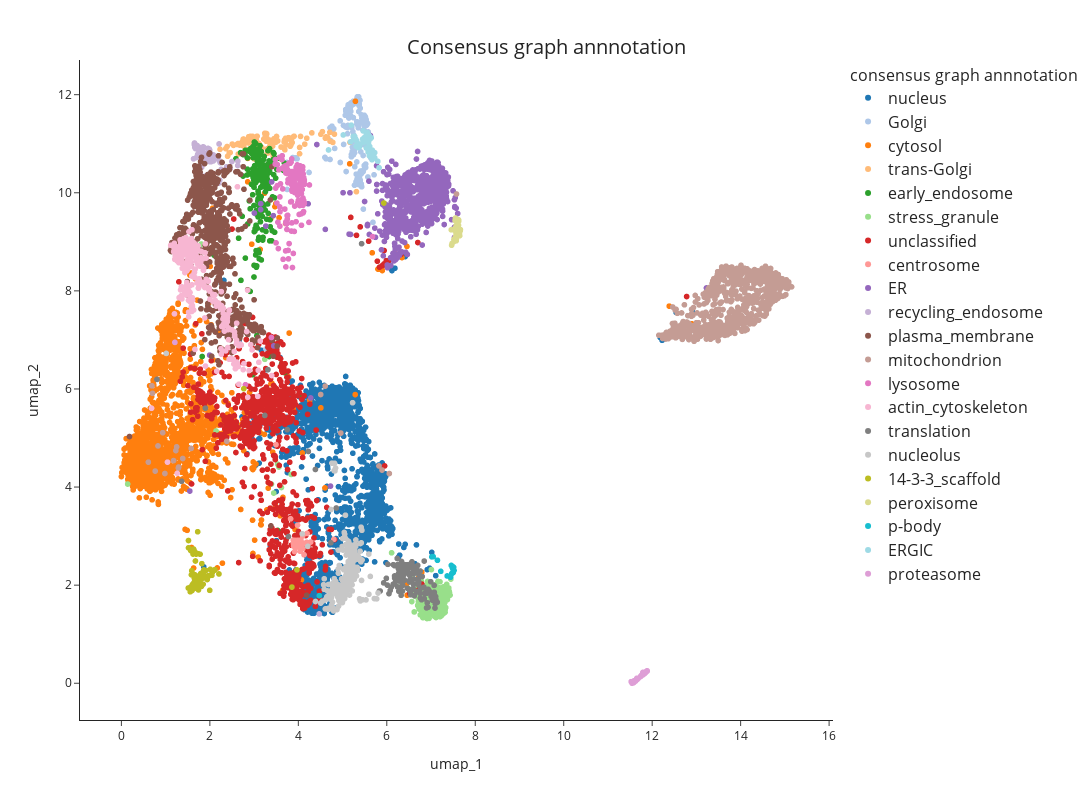

Notebook code cell kept with this figure:
### Code cell
# plot side-by-side
fig1 = px.scatter(
            umap_table,
            x="umap_1",
            y="umap_2",
            hover_name='Gene_name_canonical',
            color="consensus_graph_annnotation",
            #color_continuous_scale=px.colors.cyclical.mygbm[: -1], # small palette (Kibeom)
            #color_discrete_sequence=px.colors.qualitative.Dark24, # Duo: expand the color palette # for more options, see https://plotly.com/python/discrete-color/
            color_discrete_map = color_mapping_Oct25, # Duo: expand the color palette # for more options, see https://plotly.com/python/discrete-color/
            hover_data=None,
            template='simple_white')
fig1.update_traces(marker=dict(size=6))
fig1.update(layout_coloraxis_showscale=False)
fig1.update_layout(width=1200, height=800)
fig1.update_layout(title_text=f"Consensus graph annnotation", title_x=0.5, title_y=0.95, title_font_size=20)
fig1.update_legends(title_text='consensus graph annnotation', title_font_size=16, font_size=16 )

pio.write_html(fig1, file=plot_dir / f"{timestamp}_UMAP_consensus_graph_annnotation.html", auto_open=False)

fig1

### Figure 1 — Plotly figure (JSON) as saved in the notebook; plotly's stock layout.template omitted (floating-point values rounded to 4 significant figures; data arrays with more than 128 entries replaced by an {"elided": "..."} marker saying what was removed)
{"data": [{"hovertemplate": "<b>%{hovertext}</b><br><br>consensus_graph_annnotation=nucleus<br>umap_1=%{x}<br>umap_2=%{y}<extra></extra>", "hovertext": {"elided": "1537 str values"}, "legendgroup": "nucleus", "marker": {"color": "#1f77b4", "size": 6, "symbol": "circle"}, "mode": "markers", "name": "nucleus", "showlegend": true, "type": "scattergl", "x": {"elided": "1537 float values"}, "xaxis": "x", "y": {"elided": "1537 float values"}, "yaxis": "y"}, {"hovertemplate": "<b>%{hovertext}</b><br><br>consensus_graph_annnotation=Golgi<br>umap_1=%{x}<br>umap_2=%{y}<extra></extra>", "hovertext": {"elided": "193 str values"}, "legendgroup": "Golgi", "marker": {"color": "#aec7e8", "size": 6, "symbol": "circle"}, "mode": "markers", "name": "Golgi", "showlegend": true, "type": "scattergl", "x": {"elided": "193 float values"}, "xaxis": "x", "y": {"elided": "193 float values"}, "yaxis": "y"}, {"hovertemplate": "<b>%{hovertext}</b><br><br>consensus_graph_annnotation=cytosol<br>umap_1=%{x}<br>umap_2=%{y}<extra></extra>", "hovertext": {"elided": "1836 str values"}, "legendgroup": "cytosol", "marker": {"color": "#ff7f0e", "size": 6, "symbol": "circle"}, "mode": "markers", "name": "cytosol", "showlegend": true, "type": "scattergl", "x": {"elided": "1836 float values"}, "xaxis": "x", "y": {"elided": "1836 float values"}, "yaxis": "y"}, {"hovertemplate": "<b>%{hovertext}</b><br><br>consensus_graph_annnotation=trans-Golgi<br>umap_1=%{x}<br>umap_2=%{y}<extra></extra>", "hovertext": ["TM9SF2", "TBC1D5", "ACBD3", "ATG9A", "WDFY1", "SPG21", "ANGEL1", "SYNGR2", "TRAPPC8", "SPRYD7", "SNAP47", "ARFIP2", "TRAPPC2L", "SLC12A7", "DTNBP1", "OSBPL11", "SH3GLB1", "PSEN2", "SLC20A2", "LRBA", "TGOLN2", "MFSD4B", "SLC9A6", "TMEM63A", "TRAPPC13", "TMEM87A", "SV2A", "YIPF6", "SORT1", "KIAA0319L", "SYAP1", "SNX8", "GOLM1", "TRAPPC11", "SLC12A4", "KCT2", "LMBRD2", "ARFIP1", "SYNGR1", "ATP7B", "TVP23C", "MDK", "STX16", "C17orf75", "RAB29", "SPRY1", "TRAPPC3", "STX6", "ATP9B", "STX10", "DNAJC13", "VAMP4", "CPD", "SNX4", "TRAPPC2", "M6PR", "OSBP", "CLCN3", "CLCN5", "EFNA5", "ATP7A", "MTMR9", "ATP8A1", "SNX30", "FAM219B", "LRIG1", "AP1AR", "FAM91A1", "NAPG", "PLEKHH3", "TRAPPC6B", "TPRA1", "RAB43", "TRAPPC5", "FAM219A", "FAM177A1", "ARFGAP1", "DAGLB", "PI4K2B", "BLOC1S5", "RAB2B", "TRAPPC12", "GLG1", "TMEM230", "VTI1A", "RAB39B", "ANKRD27", "STX16", "TRAPPC9", "OSBPL9", "SLC35A5", "OSBPL10", "TMEM59", "WDR11", "PRKD2", "RAB33B", "CYSTM1", "HINT3", "RAB6B", "NDFIP2", "SNX7", "MTMR6", "TRAPPC4", "ATP6V0A2", "YIPF1", "TRAPPC1"], "legendgroup": "trans-Golgi", "marker": {"color": "#ffbb78", "size": 6, "symbol": "circle"}, "mode": "markers", "name": "trans-Golgi", "showlegend": true, "type": "scattergl", "x": [4.509, 3.35, 4.816, 2.934, 2.8, 3.105, 4.145, 2.641, 3.241, 3.679, 3.177, 4.626, 3.068, 2.401, 3.431, 3.874, 3.295, 3.696, 2.23, 2.389, 3.776, 2.92, 2.731, 2.671, 3.285, 3.904, 2.762, 3.428, 2.359, 3.777, 4.718, 2.89, 4.306, 3.279, 2.637, 4.05, 2.878, 3.451, 3.002, 3.218, 2.996, 2.459, 2.86, 3.354, 4.779, 2.534, 2.768, 2.783, 3.044, 2.926, 2.752, 3.494, 3.749, 2.868, 2.827, 2.946, 4.712, 2.97, 3.044, 2.997, 2.805, 3.435, 2.932, 2.966, 3.123, 3.61, 2.918, 3.362, 3.535, 2.438, 2.611, 2.727, 3.835, 2.724, 3.507, 4.612, 5.167, 3.274, 3.496, 3.419, 3.861, 3.253, 4.545, 3.688, 3.02, 3.324, 2.969, 5.313, 2.506, 3.712, 4.19, 3.854, 4.029, 3.319, 3.352, 4.661, 3.032, 4.028, 3.723, 3.817, 3.295, 3.372, 2.887, 3.711, 3.295, 2.904], "xaxis": "x", "y": [11.19, 10.89, 11.2, 11.11, 11.06, 11.01, 10.99, 10.79, 11.21, 11.04, 10.92, 11.14, 11.15, 10.75, 10.74, 11.13, 10.81, 10.88, 10.89, 10.94, 11.1, 11.15, 11.04, 10.97, 11.2, 11.15, 11.1, 11.03, 10.9, 11.12, 11.05, 11.06, 11.22, 11.21, 11.0, 11.15, 11.14, 11.1, 10.69, 11.09, 11.09, 10.82, 11.05, 11.07, 11.03, 10.97, 10.95, 11.07, 11.07, 11.11, 11.09, 11.03, 11.1, 11.02, 10.88, 11.11, 11.23, 11.15, 11.09, 11.1, 11.04, 11.04, 11.12, 11.12, 10.99, 10.93, 11.13, 10.97, 11.06, 10.81, 10.99, 10.81, 10.98, 10.97, 11.15, 11.11, 11.03, 11.05, 11.05, 10.95, 11.02, 11.16, 11.25, 11.08, 11.08, 10.82, 11.13, 10.02, 10.99, 11.11, 11.11, 11.03, 10.92, 11.07, 10.94, 11.13, 10.94, 10.8, 10.98, 10.95, 10.89, 10.97, 11.02, 11.04, 11.11, 11.02], "yaxis": "y"}, {"hovertemplate": "<b>%{hovertext}</b><br><br>consensus_graph_annnotation=early_endosome<br>umap_1=%{x}<br>umap_2=%{y}<extra></extra>", "hovertext": {"elided": "223 str values"}, "legendgroup": "early_endosome", "marker": {"color": "#2ca02c", "size": 6, "symbol": "circle"}, "mode": "markers", "name": "early_endosome", "showlegend": true, "type": "scattergl", "x": {"elided": "223 float values"}, "xaxis": "x", "y": {"elided": "223 float values"}, "yaxis": "y"}, {"hovertemplate": "<b>%{hovertext}</b><br><br>consensus_graph_annnotation=stress_granule<br>umap_1=%{x}<br>umap_2=%{y}<extra></extra>", "hovertext": {"elided": "242 str values"}, "legendgroup": "stress_granule", "marker": {"color": "#98df8a", "size": 6, "symbol": "circle"}, "mode": "markers", "name": "stress_granule", "showlegend": true, "type": "scattergl", "x": {"elided": "242 float values"}, "xaxis": "x", "y": {"elided": "242 float values"}, "yaxis": "y"}, {"hovertemplate": "<b>%{hovertext}</b><br><br>consensus_graph_annnotation=unclassified<br>umap_1=%{x}<br>umap_2=%{y}<extra></extra>", "hovertext": {"elided": "874 str values"}, "legendgroup": "unclassified", "marker": {"color": "#d62728", "size": 6, "symbol": "circle"}, "mode": "markers", "name": "unclassified", "showlegend": true, "type": "scattergl", "x": {"elided": "874 float values"}, "xaxis": "x", "y": {"elided": "874 float values"}, "yaxis": "y"}, {"hovertemplate": "<b>%{hovertext}</b><br><br>consensus_graph_annnotation=centrosome<br>umap_1=%{x}<br>umap_2=%{y}<extra></extra>", "hovertext": ["CCP110", "CEP72", "CEP57", "MED4", "ALMS1", "WRAP73", "RNF213", "MPHOSPH9", "CDK5RAP2", "CEP78", "CSPP1", "CEP290", "CEP350", "OFD1", "BBS4", "CEP131", "PCM1", "PCM1", "CCDC14", "CETN3", "CEP152", "PCNT", "CEP43", "CSNK1D", "KIF7", "C2CD3", "ODF2", "CROCC", "CEP350", "CEP135", "TPGS1", "CEP128", "CEP68", "MIB1", "CEP97", "SPICE1", "CNTROB", "NIN", "CEP120", "CEP192", "PIBF1", "TBC1D31", "CCDC138", "CEP63", "AKAP9", "CCDC77", "CEP250", "CEP41", "SSX2IP", "CCDC61"], "legendgroup": "centrosome", "marker": {"color": "#ff9896", "size": 6, "symbol": "circle"}, "mode": "markers", "name": "centrosome", "showlegend": true, "type": "scattergl", "x": [3.893, 3.925, 4.129, 4.032, 4.102, 3.931, 3.888, 4.098, 3.898, 3.825, 3.891, 3.944, 3.495, 3.922, 3.898, 3.973, 3.927, 3.993, 3.92, 4.804, 4.19, 3.966, 3.92, 3.962, 3.907, 4.197, 3.908, 4.09, 3.917, 3.93, 3.982, 3.946, 3.961, 3.984, 3.915, 4.041, 3.993, 4.058, 3.947, 4.146, 3.915, 3.898, 3.958, 4.28, 3.937, 4.059, 3.941, 3.989, 3.92, 3.93], "xaxis": "x", "y": [2.795, 2.861, 2.62, 2.915, 2.744, 2.841, 2.917, 3.002, 2.844, 3.353, 2.847, 2.887, 4.866, 2.832, 2.837, 2.883, 2.911, 2.843, 2.808, 2.935, 2.873, 2.841, 2.819, 2.876, 2.85, 3.054, 2.843, 2.827, 2.817, 2.823, 3.224, 2.861, 2.779, 2.915, 2.684, 2.691, 2.796, 2.759, 2.77, 2.853, 2.854, 2.839, 2.865, 2.878, 2.8, 2.915, 2.784, 2.866, 2.902, 2.874], "yaxis": "y"}, {"hovertemplate": "<b>%{hovertext}</b><br><br>consensus_graph_annnotation=ER<br>umap_1=%{x}<br>umap_2=%{y}<extra></extra>", "hovertext": {"elided": "750 str values"}, "legendgroup": "ER", "marker": {"color": "#9467bd", "size": 6, "symbol": "circle"}, "mode": "markers", "name": "ER", "showlegend": true, "type": "scattergl", "x": {"elided": "750 float values"}, "xaxis": "x", "y": {"elided": "750 float values"}, "yaxis": "y"}, {"hovertemplate": "<b>%{hovertext}</b><br><br>consensus_graph_annnotation=recycling_endosome<br>umap_1=%{x}<br>umap_2=%{y}<extra></extra>", "hovertext": ["GPRC5B", "FCGRT", "CDK16", "NKIRAS2", "CEMIP2", "MYADM", "CERK", "LDLR", "SLC12A6", "SYT1", "SCAMP2", "SERPINF1", "RAB11FIP5", "RALGAPA1", "STX3", "ATP13A3", "SMIM1", "ARHGAP10", "ECE1", "A0A3B3ITR4[p]", "ARL13B", "STEAP3", "ABCB1", "Q59FF5[p];A8CDT9[p]", "A8K6Q8[p];B7Z2I6[p]", "BICD1", "MICALL1", "ATP6V0D1", "PODXL", "ATP11A", "VAMP2", "ITGB1BP1", "SCAMP3", "SCAMP1", "STX7", "ATP9A", "SFN", "SLC1A1", "TRAPPC10", "ADGRE5", "SIRPA", "CSNK1G2", "LRP2", "ATP8B2", "LRP1", "PTPRJ", "ADAM9", "RAB32", "NHERF2", "VAMP3", "RAB11B", "RALGAPA2", "GFOD2", "ANO6", "ATP6V0A1", "WDR44", "COLEC12", "SLC35F1", "RAB11FIP1", "SLCO4C1", "RAB11FIP2", "RALGAPB", "STX12", "LMTK2", "CD302", "SLC35F2", "CMTM4", "CCNY", "ITFG1", "APBB2", "SCAMP4", "CMTM7", "ABHD17A", "CRACR2A", "VAMP8", "SEMA4C", "PACC1", "KIAA1549", "GFOD1", "PODXL2", "MRC2", "LNPEP", "PACSIN3", "ATP11B", "CSNK1G3"], "legendgroup": "recycling_endosome", "marker": {"color": "#c5b0d5", "size": 6, "symbol": "circle"}, "mode": "markers", "name": "recycling_endosome", "showlegend": true, "type": "scattergl", "x": [1.773, 2.012, 1.872, 1.669, 1.728, 2.196, 1.631, 1.961, 1.988, 1.998, 1.969, 2.63, 1.834, 1.713, 1.774, 1.865, 1.838, 1.785, 1.854, 1.675, 1.791, 1.862, 1.734, 1.658, 2.219, 2.415, 1.664, 2.498, 1.744, 1.839, 2.21, 1.723, 2.634, 2.079, 2.078, 1.778, 4.472, 1.853, 2.208, 1.813, 1.967, 1.816, 1.713, 1.85, 1.943, 1.677, 1.736, 1.879, 1.771, 2.46, 2.224, 1.652, 1.833, 1.786, 2.231, 2.08, 1.79, 1.897, 1.84, 2.024, 1.65, 1.734, 2.378, 1.671, 1.997, 1.937, 2.096, 1.898, 2.118, 2.257, 2.077, 1.967, 1.729, 1.885, 2.038, 1.814, 1.962, 1.69, 1.653, 1.78, 1.85, 2.0, 1.88, 1.791, 1.696], "xaxis": "x", "y": [10.81, 10.65, 10.19, 10.98, 10.93, 10.19, 10.69, 10.9, 10.89, 10.87, 10.69, 10.56, 10.83, 10.96, 10.52, 10.93, 10.89, 10.41, 10.7, 10.9, 10.84, 10.6, 10.9, 10.93, 10.43, 9.682, 10.98, 10.64, 10.8, 10.89, 10.66, 10.78, 10.64, 10.68, 10.65, 10.89, 1.414, 10.67, 11.0, 10.87, 10.65, 10.52, 10.96, 10.59, 10.77, 10.98, 10.77, 10.77, 10.55, 10.5, 10.26, 11.0, 10.61, 10.77, 10.62, 10.77, 10.89, 10.74, 10.8, 10.63, 10.98, 10.9, 10.53, 10.99, 10.63, 10.72, 10.29, 10.34, 10.7, 10.48, 10.71, 10.77, 10.91, 10.81, 10.68, 10.9, 10.72, 10.9, 11.02, 10.73, 10.94, 10.73, 10.65, 10.92, 10.72], "yaxis": "y"}, {"hovertemplate": "<b>%{hovertext}</b><br><br>consensus_graph_annnotation=plasma_membrane<br>umap_1=%{x}<br>umap_2=%{y}<extra></extra>", "hovertext": {"elided": "653 str values"}, "legendgroup": "plasma_membrane", "marker": {"color": "#8c564b", "size": 6, "symbol": "circle"}, "mode": "markers", "name": "plasma_membrane", "showlegend": true, "type": "scattergl", "x": {"elided": "653 float values"}, "xaxis": "x", "y": {"elided": "653 float values"}, "yaxis": "y"}, {"hovertemplate": "<b>%{hovertext}</b><br><br>consensus_graph_annnotation=mitochondrion<br>umap_1=%{x}<br>umap_2=%{y}<extra></extra>", "hovertext": {"elided": "864 str values"}, "legendgroup": "mitochondrion", "marker": {"color": "#c49c94", "size": 6, "symbol": "circle"}, "mode": "markers", "name": "mitochondrion", "showlegend": true, "type": "scattergl", "x": {"elided": "864 float values"}, "xaxis": "x", "y": {"elided": "864 float values"}, "yaxis": "y"}, {"hovertemplate": "<b>%{hovertext}</b><br><br>consensus_graph_annnotation=lysosome<br>umap_1=%{x}<br>umap_2=%{y}<extra></extra>", "hovertext": {"elided": "169 str values"}, "legendgroup": "lysosome", "marker": {"color": "#e377c2", "size": 6, "symbol": "circle"}, "mode": "markers", "name": "lysosome", "showlegend": true, "type": "scattergl", "x": {"elided": "169 float values"}, "xaxis": "x", "y": {"elided": "169 float values"}, "yaxis": "y"}, {"hovertemplate": "<b>%{hovertext}</b><br><br>consensus_graph_annnotation=actin_cytoskeleton<br>umap_1=%{x}<br>umap_2=%{y}<extra></extra>", "hovertext": {"elided": "279 str values"}, "legendgroup": "actin_cytoskeleton", "marker": {"color": "#f7b6d2", "size": 6, "symbol": "circle"}, "mode": "markers", "name": "actin_cytoskeleton", "showlegend": true, "type": "scattergl", "x": {"elided": "279 float values"}, "xaxis": "x", "y": {"elided": "279 float values"}, "yaxis": "y"}, {"hovertemplate": "<b>%{hovertext}</b><br><br>consensus_graph_annnotation=translation<br>umap_1=%{x}<br>umap_2=%{y}<extra></extra>", "hovertext": {"elided": "158 str values"}, "legendgroup": "translation", "marker": {"color": "#7f7f7f", "size": 6, "symbol": "circle"}, "mode": "markers", "name": "translation", "showlegend": true, "type": "scattergl", "x": {"elided": "158 float values"}, "xaxis": "x", "y": {"elided": "158 float values"}, "yaxis": "y"}, {"hovertemplate": "<b>%{hovertext}</b><br><br>consensus_graph_annnotation=nucleolus<br>umap_1=%{x}<br>umap_2=%{y}<extra></extra>", "hovertext": {"elided": "207 str values"}, "legendgroup": "nucleolus", "marker": {"color": "#c7c7c7", "size": 6, "symbol": "circle"}, "mode": "markers", "name": "nucleolus", "showlegend": true, "type": "scattergl", "x": {"elided": "207 float values"}, "xaxis": "x", "y": {"elided": "207 float values"}, "yaxis": "y"}, {"hovertemplate": "<b>%{hovertext}</b><br><br>consensus_graph_annnotation=14-3-3_scaffold<br>umap_1=%{x}<br>umap_2=%{y}<extra></extra>", "hovertext": {"elided": "130 str values"}, "legendgroup": "14-3-3_scaffold", "marker": {"color": "#bcbd22", "size": 6, "symbol": "circle"}, "mode": "markers", "name": "14-3-3_scaffold", "showlegend": true, "type": "scattergl", "x": {"elided": "130 float values"}, "xaxis": "x", "y": {"elided": "130 float values"}, "yaxis": "y"}, {"hovertemplate": "<b>%{hovertext}</b><br><br>consensus_graph_annnotation=peroxisome<br>umap_1=%{x}<br>umap_2=%{y}<extra></extra>", "hovertext": ["PEX26", "ACAA1", "ACOX1", "FAR2", "PEX6", "PEX12", "PEX5", "HSD17B4", "SCP2", "CAT", "ACBD5", "FAR1", "B4DL07[p]", "AGPS", "ACOT8", "GNPAT", "ACOX3", "SLC25A17", "PEX1", "PEX14", "ABCD3", "PEX2", "ABCD1", "EPHX2", "PEX3", "EHHADH", "TYSND1", "DECR2", "GSTK1", "ECI2", "ACAD11", "TMEM135", "LONP2", "PEX13", "PAFAH2", "PECR", "PXMP2", "HACL1", "CROT", "PEX16"], "legendgroup": "peroxisome", "marker": {"color": "#dbdb8d", "size": 6, "symbol": "circle"}, "mode": "markers", "name": "peroxisome", "showlegend": true, "type": "scattergl", "x": [7.63, 7.542, 7.611, 7.664, 7.534, 7.622, 7.466, 7.574, 7.52, 7.533, 7.575, 7.571, 7.517, 7.581, 7.622, 7.579, 7.662, 7.621, 7.569, 7.566, 7.559, 7.649, 7.572, 7.476, 7.544, 7.619, 7.657, 7.568, 7.458, 7.513, 7.604, 7.587, 7.646, 7.627, 7.554, 7.583, 7.532, 7.573, 7.619, 7.554], "xaxis": "x", "y": [9.136, 9.278, 9.166, 9.25, 9.025, 9.146, 8.931, 9.063, 9.05, 9.235, 9.317, 9.21, 9.005, 9.099, 9.45, 9.185, 9.231, 9.339, 9.02, 9.166, 9.11, 9.124, 9.045, 8.967, 9.434, 9.428, 9.23, 9.331, 9.245, 9.248, 9.453, 9.119, 9.191, 9.423, 9.049, 9.291, 9.067, 9.195, 9.149, 9.485], "yaxis": "y"}, {"hovertemplate": "<b>%{hovertext}</b><br><br>consensus_graph_annnotation=p-body<br>umap_1=%{x}<br>umap_2=%{y}<extra></extra>", "hovertext": ["EIF4ENIF1", "LSM5", "LSM1", "LSM3", "LSM14B", "EDC4", "Q6ZMY0[p]", "PATL1", "DCP2", "DCP1B", "XRN1", "LSM14A", "EDC3", "LSM14B", "YTHDC2", "DCP1A", "LSM2", "MARF1"], "legendgroup": "p-body", "marker": {"color": "#17becf", "size": 6, "symbol": "circle"}, "mode": "markers", "name": "p-body", "showlegend": true, "type": "scattergl", "x": [7.473, 7.145, 7.482, 7.049, 7.365, 7.52, 7.22, 7.486, 7.504, 7.51, 7.501, 7.467, 7.498, 4.475, 7.442, 7.497, 7.019, 7.459], "xaxis": "x", "y": [2.242, 2.507, 2.359, 2.582, 2.187, 2.3, 2.282, 2.381, 2.351, 2.365, 2.256, 2.232, 2.321, 1.786, 2.162, 2.328, 2.577, 2.403], "yaxis": "y"}, {"hovertemplate": "<b>%{hovertext}</b><br><br>consensus_graph_annnotation=ERGIC<br>umap_1=%{x}<br>umap_2=%{y}<extra></extra>", "hovertext": ["SREBF2", "LMAN1", "DESI2", "TMED10", "TMED9", "EGFL7", "COPZ1", "COPG2", "TRIM27", "IER3IP1", "ERP44", "LMAN2", "ERGIC3", "LYSMD3", "RAB3B", "ARCN1", "METTL9", "TRIM4", "YIPF5", "B4DSQ5[p]", "GPR89B", "ERGIC1", "RAB3GAP1", "SEC31A", "COPB2", "SEC22B", "SLC39A11", "COPE", "BET1", "RER1", "SEC22B", "SEC24D", "SEC24A", "ARF4", "COPB1", "COPA", "SCAP", "TMED1", "TMED2", "SAR1B", "YIF1B", "PIGG", "RABL3", "SAR1A", "TMED4", "MTMR14", "MCFD2", "CHPT1", "SCFD1", "LMAN2L", "RAB3GAP2", "RAB18", "MTMR4", "TMED5", "COPG1"], "legendgroup": "ERGIC", "marker": {"color": "#9edae5", "size": 6, "symbol": "circle"}, "mode": "markers", "name": "ERGIC", "showlegend": true, "type": "scattergl", "x": [5.648, 5.692, 5.586, 5.667, 5.649, 5.599, 5.284, 5.272, 5.178, 5.575, 5.657, 5.647, 5.538, 5.558, 5.825, 5.301, 5.454, 5.622, 5.4, 5.527, 5.615, 5.727, 5.259, 5.196, 5.296, 5.718, 5.798, 5.271, 5.468, 5.475, 5.578, 5.385, 5.359, 5.241, 5.274, 5.319, 5.557, 5.676, 5.644, 5.305, 5.536, 5.673, 5.707, 5.63, 5.492, 4.683, 5.688, 5.016, 5.539, 5.704, 5.316, 5.64, 5.608, 5.729, 5.29], "xaxis": "x", "y": [11.12, 10.7, 11.02, 10.67, 10.8, 11.17, 11.11, 11.15, 11.04, 10.88, 10.78, 10.82, 11.1, 11.12, 10.51, 11.09, 11.09, 11.1, 10.99, 11.13, 10.94, 10.82, 11.08, 11.38, 11.08, 10.82, 10.64, 11.11, 11.26, 11.02, 10.83, 10.94, 10.92, 11.15, 11.1, 11.06, 11.23, 10.74, 10.77, 10.95, 11.17, 10.87, 10.74, 10.88, 11.12, 10.87, 10.8, 11.18, 10.91, 10.8, 11.06, 10.81, 10.75, 10.71, 11.11], "yaxis": "y"}, {"hovertemplate": "<b>%{hovertext}</b><br><br>consensus_graph_annnotation=proteasome<br>umap_1=%{x}<br>umap_2=%{y}<extra></extra>", "hovertext": ["PSMD13", "ZFAND5", "PSME3IP1", "RAD23A", "PSMG3", "PSMA2", "TCP11L2", "PSME2", "PSMC6", "NUB1", "PSMA7", "PSME1", "BAG1", "PSMD12", "PSMA5", "PSMC5", "PSMB2", "PSMC3", "PSMA3", "PSMA6", "PSMB4", "PSMC2", "PSMD14", "PSMB3", "PSMC4", "PSMG1", "TCP11L1", "UBQLN2", "PSMB7", "UBFD1", "PSMD11", "PSMD3", "TXNL1", "PSMA1", "PSMA4", "PSMB6", "PSMB5", "PSMD7", "USP14", "RAD23B", "PSMD4", "PSME3", "PSMC1", "UBE3A", "PSMD2", "PSME4", "PSMD6", "UBE3C", "ADRM1", "PSMB1", "AKIRIN2", "PSMG4", "UCHL5", "UCHL5", "DDI2", "PSMD4", "ECPAS", "PSME3", "ZFAND6", "UBR7", "AFG2A", "UBLCP1", "PSMG2", "NGLY1", "PSMD1", "PITHD1", "RNF181", "POMP", "USP15", "RNF115", "PSMD8", "PSMC3"], "legendgroup": "proteasome", "marker": {"color": "#de9ed6", "size": 6, "symbol": "circle"}, "mode": "markers", "name": "proteasome", "showlegend": true, "type": "scattergl", "x": [11.88, 11.66, 11.61, 11.62, 11.66, 11.85, 11.62, 11.79, 11.84, 11.61, 11.8, 11.86, 11.6, 11.86, 11.78, 11.89, 11.84, 11.58, 11.83, 11.85, 11.86, 11.81, 11.85, 11.85, 11.86, 11.78, 11.59, 11.79, 11.84, 11.62, 11.87, 11.81, 11.59, 11.84, 11.82, 11.79, 11.83, 11.87, 11.8, 11.84, 11.81, 1.209, 11.82, 11.62, 11.81, 11.74, 11.79, 11.81, 11.83, 11.85, 11.63, 11.61, 11.83, 11.6, 11.52, 11.86, 11.73, 11.76, 11.61, 11.65, 11.69, 11.67, 11.75, 11.59, 11.89, 11.55, 11.56, 11.63, 11.59, 11.78, 11.87, 11.85], "xaxis": "x", "y": [0.2488, 0.07822, 0.04615, 0.05686, 0.08809, 0.2317, 0.05008, 0.1776, 0.2141, 0.04535, 0.1914, 0.2335, 0.0378, 0.237, 0.1656, 0.2541, 0.2174, 0.02476, 0.2045, 0.2229, 0.2281, 0.1876, 0.2263, 0.2238, 0.2286, 0.1735, 0.04012, 0.2208, 0.2185, 0.05165, 0.2423, 0.1932, 0.01328, 0.2097, 0.1993, 0.1717, 0.2054, 0.239, 0.1795, 0.2151, 0.1924, 6.95, 0.2001, 0.04515, 0.1845, 0.1388, 0.1763, 0.1922, 0.1982, 0.227, 0.05831, 0.05152, 0.208, 0.04524, 0.03259, 0.2343, 0.1351, 0.1665, 0.03904, 0.1007, 0.101, 0.08963, 0.1427, 0.04901, 0.2488, 0, 0.02088, 0.0576, 0.03839, 0.1818, 0.2418, 0.2248], "yaxis": "y"}], "layout": {"coloraxis": {"showscale": false}, "height": 800, "legend": {"font": {"size": 16}, "title": {"font": {"size": 16}, "text": "consensus graph annnotation"}, "tracegroupgap": 0}, "margin": {"t": 60}, "title": {"font": {"size": 20}, "text": "Consensus graph annnotation", "x": 0.5, "y": 0.95}, "width": 1200, "xaxis": {"anchor": "y", "domain": [0, 1], "title": {"text": "umap_1"}}, "yaxis": {"anchor": "x", "domain": [0, 1], "title": {"text": "umap_2"}}}}
